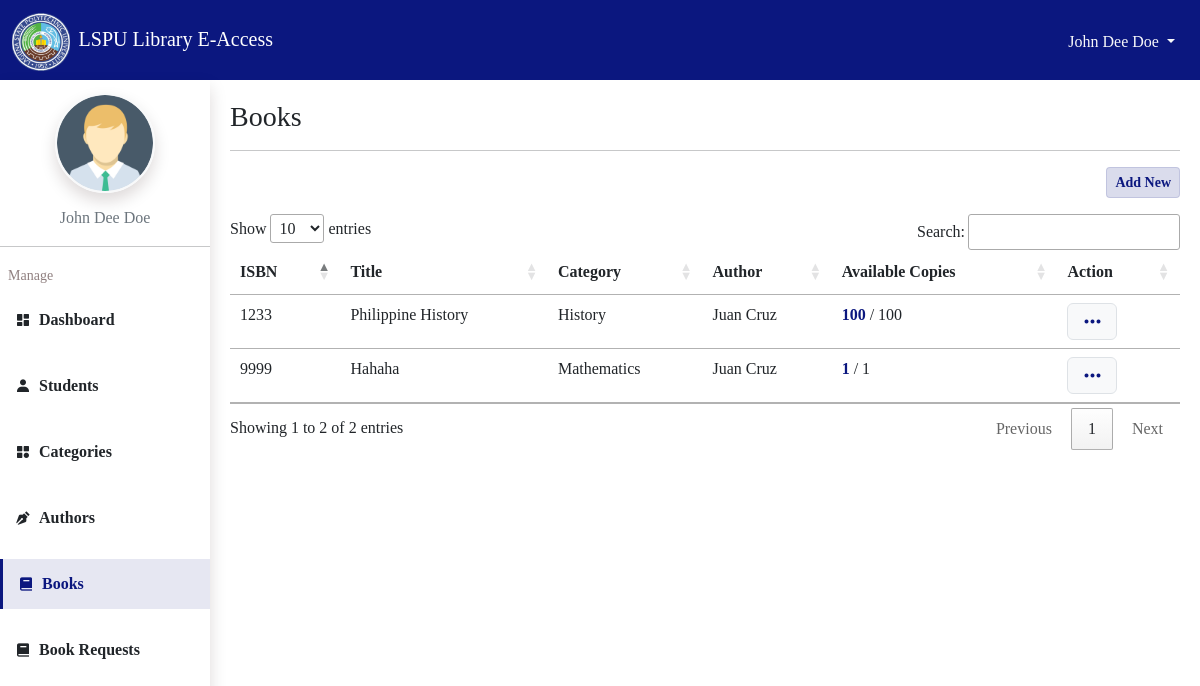
Screenshot of /admin/books (signed in) with the database file from the repository.
### tables this page shows
CREATE TABLE admin (
    id INTEGER PRIMARY KEY AUTOINCREMENT,
    email TEXT UNIQUE NOT NULL,
    username TEXT NOT NULL,
    password TEXT NOT NULL,
    name TEXT NOT NULL,
    photo TEXT NOT NULL
);

CREATE TABLE books(
    id INTEGER PRIMARY KEY AUTOINCREMENT,
    isbn Text NOT NULL,
    title TEXT NOT NULL,
    sypnosis TEXT(5000) NOT NULL,
    date_published date not null,
    date_posted date null DEFAULT CURRENT_TIMESTAMP,
    author_id INTEGER NOT NULL,
    category_id INTEGER NOT NULL,
    isAvailable INTEGER DEFAULT 1,
    copies INTEGER DEFAULT 1,
    FOREIGN KEY (author_id) REFERENCES authors(id),
    FOREIGN KEY (category_id) REFERENCES categories(id)
);

CREATE TABLE categories(
    id INTEGER PRIMARY KEY AUTOINCREMENT,
    name TEXT NOT NULL
);

CREATE TABLE authors(
    id INTEGER PRIMARY KEY AUTOINCREMENT,
    name TEXT NOT NULL
);

### app/admin.py (the view)
@bp.route('/books')
@login_required
def books():
    db = get_db()
    books = db.execute('SELECT books.isbn,books.id,books.copies,books.category_id,books.author_id,books.title,books.date_published,books.sypnosis, categories.name as category_name, authors.name as author_name FROM books INNER JOIN categories ON books.category_id = categories.id INNER JOIN authors ON books.author_id = authors.id').fetchall()
    authors = db.execute('SELECT * FROM authors').fetchall()
    categories = db.execute('SELECT * FROM categories').fetchall()
    all_books = []
    for book in books:
        borrowed = db.execute("SELECT COUNT(*) as count FROM rental_details INNER JOIN rentals ON rental_details.id = rentals.id WHERE rentals.status != 1 AND rentals.status != 3 AND rental_details.book_id = ?", (book['id'],)).fetchone()['count']
        new_book = {**book, 'available':book['copies'] - borrowed}
        all_books.append(new_book)
    return render_template('admin/books.html.jinja',books=all_books,len=len(books),categories=categories,authors=authors)

### app/admin.py (called while the page is built)
@bp.before_app_request
def loadAdmin():
    if 'admin_id' in session:
        adminId = session['admin_id']
        db = get_db()
        admin = db.execute("SELECT * FROM admin WHERE id = ?", (adminId,)).fetchone()
    else:
        admin = None
    g.current_url = request.base_url
    g.admin = admin

### app/admin_auth.py (called while the page is built)
@bp.before_app_request
def load_logged_in_user():
    account_id = session.get('admin_id')
    if account_id is None:
        g.admin = None
    else:
        g.admin = get_db().execute(
            'SELECT * FROM admin WHERE id = ?', (account_id,)
        ).fetchone()

def login_required(view):
    @functools.wraps(view)
    def wrapped_view(**kwargs):
        if g.admin is None:
            return redirect(url_for('admin_auth.signin'))
        return view(**kwargs)
    return wrapped_view

### app/db.py (called while the page is built)
def get_db():
    if 'db' not in g:
        g.db = sqlite3.connect(
            current_app.config['DATABASE'],
            detect_types=sqlite3.PARSE_DECLTYPES
        )
        g.db.row_factory = sqlite3.Row
    return g.db

### app/students_auth.py (called while the page is built)
@bp.before_app_request
def load_logged_in_user():
    account_id = session.get('student_id')
    if account_id is None:
        g.student = None
    else:
        g.student = get_db().execute(
            'SELECT * FROM students WHERE id = ?', (account_id,)
        ).fetchone()

### app/templates/admin/books.html.jinja (shortened to what this page needs)
{%extends 'admin/base.html.jinja'%}
{%block content%}
<div class="container">
    <h3>Books</h3>
    <hr>
    <div class="text-end mb-3">
        <button class="btn btn-sm btn-c-primary" type="button" data-bs-toggle="modal" data-bs-target="#add-modal">
            Add New
        </button>
    </div>
    <div class="table-responsive-sm">
        <table class="table" id="table">
            <thead>
                <tr>
                    <th>ISBN</th>
                    <th>Title</th>
                    <th>Category</th>
                    <th>Author</th>
                    <th>Available Copies</th>
                    <th>Action</th>
                </tr>
            </thead>
            <tbody>
                {%for i in range(0,len)%}
                <tr>
                    <td>{{books[i].isbn}}</td>
                    <td>{{books[i].title}}</td>
                    <td>{{books[i].category_name}}</td>
                    <td>{{books[i].author_name}}</td>
                    <td><span class="text-primary fw-bold">{{books[i].available}}</span> / {{books[i].copies}}</td>
                    <td>
                        <div class="dropdown">
                            <button class="btn btn-light text-primary pb-0 border" type="button" data-bs-toggle="dropdown"
                                aria-expanded="false">
                                <i class='bx bx-dots-horizontal-rounded fs-4'></i>
                            </button>
                        </div>
                    </td>
                </tr>
                {%endfor%}
            </tbody>
        </table>
    </div>
</div>
{%endblock%}

### app/templates/admin/base.html.jinja (shortened to what this page needs)
<!DOCTYPE html>
<html lang="en">
<head>
    <link rel="stylesheet" href="{{url_for('static',filename='css/custom.css')}}">
    <link rel="stylesheet" href="{{url_for('static',filename='css/admin.css')}}">
    <link href='https://unpkg.com/boxicons@2.1.4/css/boxicons.min.css' rel='stylesheet'>
    <link rel="stylesheet" href="https://cdn.datatables.net/1.12.1/css/jquery.dataTables.min.css">
    <link rel="stylesheet" href="https://cdn.jsdelivr.net/npm/sweetalert2@11.6.5/dist/sweetalert2.min.css">
</head>
<body class="">
    <nav class="navbar navbar-dark bg-primary" id="navbar">
        <div class="container-fluid">
            <a href="{{url_for('index')}}" class="navbar-brand">
                <img src="{{url_for('static',filename='images/lspu_seal-6 1.png')}}" alt="logo"
                    class="logo img-fluid me-1">
                <span class="d-none d-lg-inline d-md-inline">LSPU Library E-Access</span>
            </a>
            <div class="dropdown">
                <button class="btn btn-link text-decoration-none text-light dropdown-toggle" data-bs-toggle="dropdown"
                    aria-expanded="false">
                    {{g.admin.name}}
                </button>
            </div>
        </div>
    </nav>
    <main>
        {% include 'admin/components/sidebar.html.jinja'%}
        <div class="main-content">
            {%block content%} {%endblock%}
        </div>
    </main>
</body>
</html>

### app/templates/admin/components/sidebar.html.jinja
<aside id="sidebar" class="shadow">
    <div class="header">
        <div class="user-photo shadow border-light border border-2" data-img="{{g.admin.photo}}"></div>
        <p class="text-center fs-6  text-secondary text-capitalize">
            {{g.admin.name}}
        </p>
    </div>
    <hr>
    <ul class="nav flex-column">
        <li class="nav-item ps-2 mb-2 text-black-50">
            <small>Manage</small>
        </li>
        <li class="nav-item mb-3">
            <a href="{{url_for('admin.dashboard')}}" class="nav-link link-dark fw-bold">
                <i class="bx bxs-dashboard me-2"></i>
                <span>Dashboard</span>
            </a>
        </li>
        <li class="nav-item mb-3">
            <a href="{{url_for('admin.students')}}" class="nav-link link-dark fw-bold ">
                <i class="bx bxs-user me-2"></i>
                <span>Students</span>
            </a>
        </li>
        <li class="nav-item mb-3">
            <a href="{{url_for('admin.categories')}}" class="nav-link link-dark fw-bold ">
                <i class="bx bxs-category me-2"></i>
                <span>Categories</span>
            </a>
        </li>
        <li class="nav-item mb-3">
            <a href="{{url_for('admin.authors')}}" class="nav-link link-dark fw-bold ">
                <i class="bx bxs-pen me-2"></i>
                <span>Authors</span>
            </a>
        </li>
        <li class="nav-item mb-3">
            <a href="{{url_for('admin.books')}}" class="nav-link link-dark fw-bold ">
                <i class="bx bxs-book me-2"></i>
                <span>Books</span>
            </a>
        </li>
        <li class="nav-item mb-3">
            <a href="{{url_for('admin.rentals')}}" class="nav-link link-dark fw-bold ">
                <i class="bx bxs-book me-2"></i>
                <span>Book Requests</span>
            </a>
        </li>
    </ul>
</aside>

### app/static/css/admin.css (style rules this page uses)
body { padding: 0; margin: 0; }
#navbar { height: 80px; }
#navbar .logo { width: 3.6rem; height: 3.6rem; }
main #sidebar { position: fixed; left: 0; top: 80px; height: 100vh; width: 210px; background: #fff; overflow-y: auto; }
main #sidebar .nav-link { padding: 13px 15px; display: flex; align-items: center; }
main #sidebar .nav-link.active { background: rgba(11, 23, 127, 0.1) !important; border-left: 3px solid #0B177F; color: #0B177F !important; }
main .main-content { margin-left: 210px; padding: 20px 8px; }
.user-photo { width: 100px; height: 100px; margin: 13px auto; border-radius: 50%; box-sizing: border-box; background-position: center !important; background-repeat: no-repeat !important; background-size: cover !important; }

### rows the page displays
admin: admin.name "John Dee Doe"
books: isbn "1233", title "Philippine History", copies "100"
categories: name "History"
authors: name "Juan Cruz" "Juan Cruz"
books: isbn "9999", title "Hahaha", copies "1"
categories: name "Mathematics"

### other values shown
{{ books[i].available }} "100" "1"
